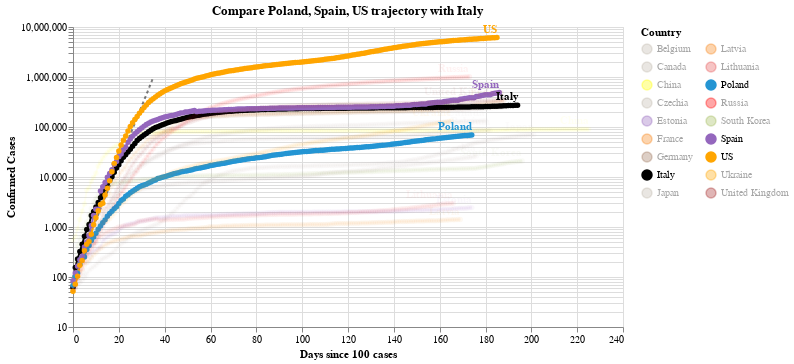

Notebook code cell kept with this figure:
### Code cell
#hide_input
chart2 = make_since_chart(dff2, ['Poland', 'Spain', 'US'], baseline_countries)
chart2

### Figure 1 — Vega-Lite specification as saved in the notebook (floating-point values rounded to 4 significant figures; data arrays with more than 128 entries replaced by an {"elided": "..."} marker saying what was removed)
{"config": {"view": {"continuousWidth": 400, "continuousHeight": 300}}, "layer": [{"data": {"name": "data-628230001892d6798b50651be41d1b3e"}, "mark": {"type": "line", "color": "black", "opacity": 0.5, "strokeDash": [3, 3]}, "encoding": {"x": {"type": "quantitative", "field": "Days since 100 cases"}, "y": {"type": "quantitative", "field": "Confirmed Cases"}}}, {"data": {"name": "data-3e786b02d268f98d8b334445d57cc638"}, "mark": {"type": "line", "point": true}, "encoding": {"color": {"type": "nominal", "field": "Country", "legend": {"columns": 2}, "scale": {"domain": ["Belgium", "Canada", "China", "Czechia", "Estonia", "France", "Germany", "Italy", "Japan", "Latvia", "Lithuania", "Poland", "Russia", "South Korea", "Spain", "US", "Ukraine", "United Kingdom"], "range": ["#C1B7AD", "#C1B7AD", "yellow", "#C1B7AD", "#9467bd", "#F58518", "#9D755D", "black", "#C1B7AD", "#F58518", "#E45756", "#2495D3", "red", "#A1BA59", "#9467bd", "orange", "orange", "brown"]}}, "opacity": {"condition": {"value": 1, "selection": "selector004"}, "value": 0.05}, "tooltip": [{"type": "nominal", "field": "Country"}, {"type": "temporal", "field": "Date"}, {"type": "quantitative", "field": "Confirmed Cases"}, {"type": "quantitative", "field": "Days since 100 cases"}], "x": {"type": "quantitative", "field": "Days since 100 cases"}, "y": {"type": "quantitative", "field": "Confirmed Cases", "scale": {"type": "log"}}}, "selection": {"selector004": {"type": "multi", "fields": ["Country"], "bind": "legend", "init": [{"Country": "Poland"}, {"Country": "Spain"}, {"Country": "US"}, {"Country": "Italy"}]}}, "width": 550}, {"data": {"name": "data-3e786b02d268f98d8b334445d57cc638"}, "mark": {"type": "text", "align": "right", "dy": -8, "fontWeight": "bold"}, "encoding": {"color": {"type": "nominal", "field": "Country", "legend": {"columns": 2}, "scale": {"domain": ["Belgium", "Canada", "China", "Czechia", "Estonia", "France", "Germany", "Italy", "Japan", "Latvia", "Lithuania", "Poland", "Russia", "South Korea", "Spain", "US", "Ukraine", "United Kingdom"], "range": ["#C1B7AD", "#C1B7AD", "yellow", "#C1B7AD", "#9467bd", "#F58518", "#9D755D", "black", "#C1B7AD", "#F58518", "#E45756", "#2495D3", "red", "#A1BA59", "#9467bd", "orange", "orange", "brown"]}}, "opacity": {"condition": {"value": 1, "selection": "selector004"}, "value": 0.05}, "text": {"type": "nominal", "field": "Country"}, "tooltip": [{"type": "nominal", "field": "Country"}, {"type": "temporal", "field": "Date"}, {"type": "quantitative", "field": "Confirmed Cases"}, {"type": "quantitative", "field": "Days since 100 cases"}], "x": {"type": "quantitative", "field": "Days since 100 cases"}, "y": {"type": "quantitative", "field": "Confirmed Cases", "scale": {"type": "log"}}}, "transform": [{"filter": "(datum['Date'] >= 1599091200000)"}], "width": 550}], "title": "Compare Poland, Spain, US trajectory with Italy", "$schema": "https://vega.github.io/schema/vega-lite/v4.0.2.json", "datasets": {"data-628230001892d6798b50651be41d1b3e": [{"Days since 100 cases": 0, "Confirmed Cases": 100.0}, {"Days since 100 cases": 1, "Confirmed Cases": 130.0}, {"Days since 100 cases": 2, "Confirmed Cases": 169.0}, {"Days since 100 cases": 3, "Confirmed Cases": 219.7}, {"Days since 100 cases": 4, "Confirmed Cases": 285.6}, {"Days since 100 cases": 5, "Confirmed Cases": 371.3}, {"Days since 100 cases": 6, "Confirmed Cases": 482.7}, {"Days since 100 cases": 7, "Confirmed Cases": 627.5}, {"Days since 100 cases": 8, "Confirmed Cases": 815.7}, {"Days since 100 cases": 9, "Confirmed Cases": 1060.0}, {"Days since 100 cases": 10, "Confirmed Cases": 1379.0}, {"Days since 100 cases": 11, "Confirmed Cases": 1792.0}, {"Days since 100 cases": 12, "Confirmed Cases": 2330.0}, {"Days since 100 cases": 13, "Confirmed Cases": 3029.0}, {"Days since 100 cases": 14, "Confirmed Cases": 3937.0}, {"Days since 100 cases": 15, "Confirmed Cases": 5119.0}, {"Days since 100 cases": 16, "Confirmed Cases": 6654.0}, {"Days since 100 cases": 17, "Confirmed Cases": 8650.0}, {"Days since 100 cases": 18, "Confirmed Cases": 11250.0}, {"Days since 100 cases": 19, "Confirmed Cases": 14620.0}, {"Days since 100 cases": 20, "Confirmed Cases": 19000.0}, {"Days since 100 cases": 21, "Confirmed Cases": 24710.0}, {"Days since 100 cases": 22, "Confirmed Cases": 32120.0}, {"Days since 100 cases": 23, "Confirmed Cases": 41750.0}, {"Days since 100 cases": 24, "Confirmed Cases": 54280.0}, {"Days since 100 cases": 25, "Confirmed Cases": 70560.0}, {"Days since 100 cases": 26, "Confirmed Cases": 91730.0}, {"Days since 100 cases": 27, "Confirmed Cases": 119300.0}, {"Days since 100 cases": 28, "Confirmed Cases": 155000.0}, {"Days since 100 cases": 29, "Confirmed Cases": 201500.0}, {"Days since 100 cases": 30, "Confirmed Cases": 262000.0}, {"Days since 100 cases": 31, "Confirmed Cases": 340600.0}, {"Days since 100 cases": 32, "Confirmed Cases": 442800.0}, {"Days since 100 cases": 33, "Confirmed Cases": 575600.0}, {"Days since 100 cases": 34, "Confirmed Cases": 748300.0}, {"Days since 100 cases": 35, "Confirmed Cases": 972800.0}], "data-3e786b02d268f98d8b334445d57cc638": {"elided": "3327 records"}}}
